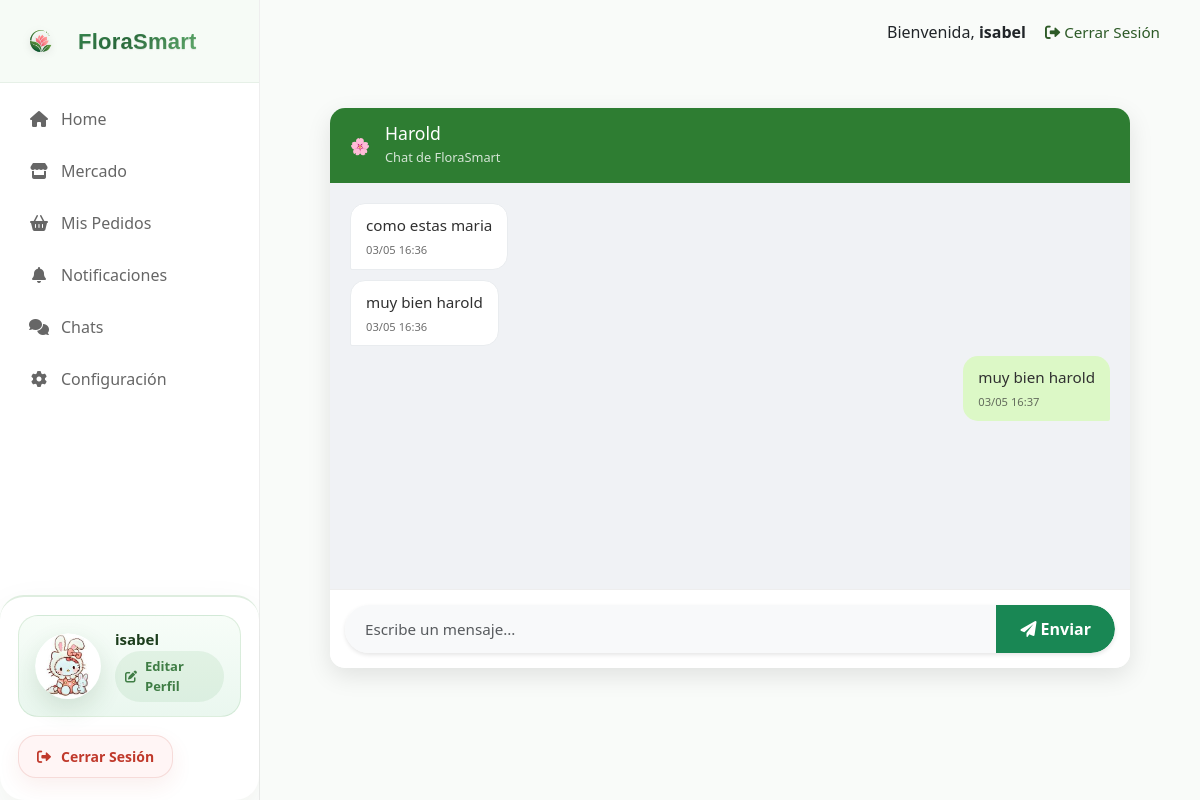
The app's page /chat/1/ (signed in), older data.
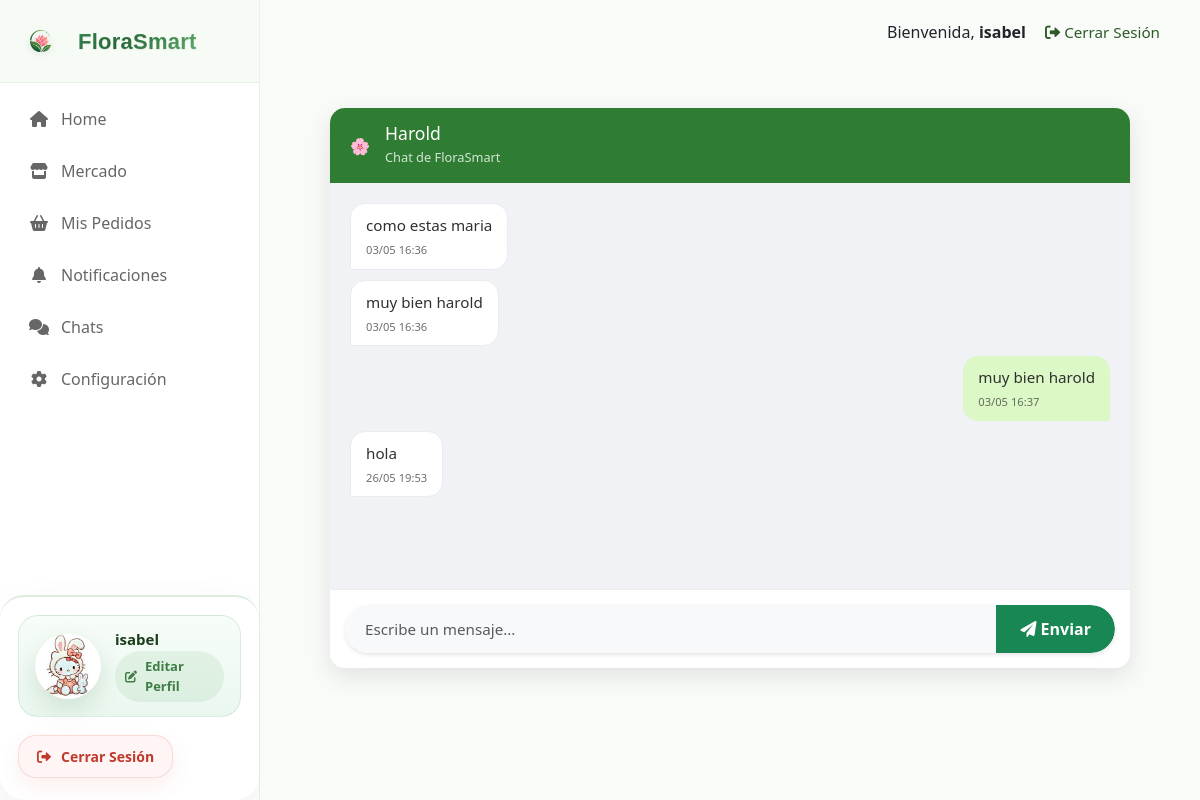
The same page, newer data.
### usuarios/models.py (models this page shows, shortened)
class MensajeChat(models.Model):
    emisor = models.ForeignKey(Usuario, on_delete=models.CASCADE, related_name='mensajes_enviados')
    receptor = models.ForeignKey(Usuario, on_delete=models.CASCADE, related_name='mensajes_recibidos')
    contenido = models.TextField()
    fecha_envio = models.DateTimeField(auto_now_add=True)
    leido = models.BooleanField(default=False)
    class Meta:
        ordering = ['fecha_envio']

### usuarios/views.py (the view, shortened to what this page needs)
# urls.py: path('chat/<int:receptor_id>/', views.chat_view, name='chat'),
@login_required
def chat_view(request, receptor_id):
    receptor = get_object_or_404(Usuario, id=receptor_id)
    if receptor == request.user:
        messages.warning(request, "No puedes chatear contigo mismo.")
        return redirect('lista_chats')
    ids_ordenados = sorted([request.user.id, receptor.id])
    sala_id = f"chat_{ids_ordenados[0]}_{ids_ordenados[1]}"
    mensajes = MensajeChat.objects.filter(
        (Q(emisor=request.user) & Q(receptor=receptor)) |
        (Q(emisor=receptor) & Q(receptor=request.user))
    ).order_by('fecha_envio')
    contexto = {
        'receptor': receptor,
        'sala_id': sala_id,
        'titulo': f"Chat con {receptor.username}",
        'mensajes': mensajes
    }
    return render(request, 'chat.html', contexto)

### templates/chat.html (shortened to what this page needs)
{% extends 'base.html' %}
{% load static %}
{% block content %}
<div class="chat-container">
    <div class="chat-header">
        <div class="avatar">🌸</div>
        <div>
            <h5 class="mb-0">{{ receptor.username }}</h5>
            <small>Chat de FloraSmart</small>
        </div>
    </div>
    <div id="chat-messages">
        {% for mensaje in mensajes %}
            <div class="message {% if mensaje.emisor == user %}sent{% else %}received{% endif %}">
                {{ mensaje.contenido }}
                <span class="message-info">{{ mensaje.fecha_envio|date:"d/m H:i" }}</span>
            </div>
        {% empty %}
            <div class="text-center text-muted py-4">
                <i class="fas fa-comments fa-2x mb-2"></i>
                <p>No hay mensajes aún. ¡Envía el primero!</p>
            </div>
        {% endfor %}
    </div>
    <div class="chat-input-area">
        <form method="post" action="{% url 'chat' receptor.id %}">
            <div class="input-group">
                <input type="text" name="contenido" class="form-control border-0 bg-light"
                       placeholder="Escribe un mensaje..." required maxlength="500">
                <button type="submit" class="btn btn-success px-4">
                    <i class="fas fa-paper-plane"></i> Enviar
                </button>
            </div>
        </form>
    </div>
</div>
{% endblock %}

Row changes from the older to the newer data that the page shows:
added MensajeChat: contenido "hola", fecha_envio "26/05 19:53"
